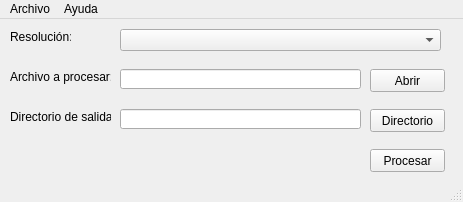
<?xml version="1.0" encoding="UTF-8"?>
<ui version="4.0">
 <class>frm_mainwindow</class>
 <widget class="QMainWindow" name="frm_mainwindow">
  <property name="windowModality">
   <enum>Qt::ApplicationModal</enum>
  </property>
  <property name="geometry">
   <rect>
    <x>0</x>
    <y>0</y>
    <width>463</width>
    <height>202</height>
   </rect>
  </property>
  <property name="windowTitle">
   <string>Rango deducción ganancias - V 2.0</string>
  </property>
  <property name="windowIcon">
   <iconset>
    <normaloff>C:/Users/jea98/Downloads/calculator-solid.svg</normaloff>C:/Users/jea98/Downloads/calculator-solid.svg</iconset>
  </property>
  <property name="tabShape">
   <enum>QTabWidget::Rounded</enum>
  </property>
  <widget class="QWidget" name="centralwidget">
   <widget class="QLabel" name="lbl_0">
    <property name="geometry">
     <rect>
      <x>10</x>
      <y>10</y>
      <width>61</width>
      <height>16</height>
     </rect>
    </property>
    <property name="text">
     <string>Resolución:</string>
    </property>
   </widget>
   <widget class="QComboBox" name="cmb_resolucion">
    <property name="geometry">
     <rect>
      <x>120</x>
      <y>10</y>
      <width>321</width>
      <height>22</height>
     </rect>
    </property>
    <property name="editable">
     <bool>false</bool>
    </property>
    <property name="placeholderText">
     <string/>
    </property>
   </widget>
   <widget class="QLabel" name="lbl_1">
    <property name="geometry">
     <rect>
      <x>10</x>
      <y>50</y>
      <width>101</width>
      <height>16</height>
     </rect>
    </property>
    <property name="frameShape">
     <enum>QFrame::NoFrame</enum>
    </property>
    <property name="text">
     <string>Archivo a procesar:</string>
    </property>
   </widget>
   <widget class="QLineEdit" name="lineEdit">
    <property name="geometry">
     <rect>
      <x>120</x>
      <y>50</y>
      <width>241</width>
      <height>20</height>
     </rect>
    </property>
   </widget>
   <widget class="QPushButton" name="btn_abrir">
    <property name="geometry">
     <rect>
      <x>370</x>
      <y>50</y>
      <width>75</width>
      <height>23</height>
     </rect>
    </property>
    <property name="text">
     <string>Abrir</string>
    </property>
   </widget>
   <widget class="QLabel" name="lbl_2">
    <property name="geometry">
     <rect>
      <x>10</x>
      <y>90</y>
      <width>101</width>
      <height>16</height>
     </rect>
    </property>
    <property name="text">
     <string>Directorio de salida:</string>
    </property>
   </widget>
   <widget class="QLineEdit" name="lineEdit_2">
    <property name="geometry">
     <rect>
      <x>120</x>
      <y>90</y>
      <width>241</width>
      <height>20</height>
     </rect>
    </property>
   </widget>
   <widget class="QPushButton" name="btn_directorio">
    <property name="geometry">
     <rect>
      <x>370</x>
      <y>90</y>
      <width>75</width>
      <height>23</height>
     </rect>
    </property>
    <property name="text">
     <string>Directorio</string>
    </property>
   </widget>
   <widget class="QPushButton" name="btn_procesar">
    <property name="geometry">
     <rect>
      <x>370</x>
      <y>130</y>
      <width>75</width>
      <height>23</height>
     </rect>
    </property>
    <property name="text">
     <string>Procesar</string>
    </property>
   </widget>
  </widget>
  <widget class="QMenuBar" name="menubar">
   <property name="geometry">
    <rect>
     <x>0</x>
     <y>0</y>
     <width>463</width>
     <height>21</height>
    </rect>
   </property>
   <widget class="QMenu" name="menuArchivo">
    <property name="title">
     <string>Archivo</string>
    </property>
    <addaction name="actionSalir"/>
   </widget>
   <widget class="QMenu" name="menuAyuda">
    <property name="title">
     <string>Ayuda</string>
    </property>
    <addaction name="actionFormato_xlsx"/>
    <addaction name="separator"/>
    <addaction name="actionAcerca_de"/>
   </widget>
   <addaction name="menuArchivo"/>
   <addaction name="menuAyuda"/>
  </widget>
  <widget class="QStatusBar" name="statusbar"/>
  <action name="actionSalir">
   <property name="icon">
    <iconset>
     <normaloff>C:/Users/jea98/Downloads/sign-out-alt-solid.svg</normaloff>C:/Users/jea98/Downloads/sign-out-alt-solid.svg</iconset>
   </property>
   <property name="text">
    <string>Salir</string>
   </property>
  </action>
  <action name="actionFormato_xlsx">
   <property name="icon">
    <iconset>
     <normaloff>C:/Users/jea98/Downloads/rss-square-solid.svg</normaloff>C:/Users/jea98/Downloads/rss-square-solid.svg</iconset>
   </property>
   <property name="text">
    <string>Formato xlsx</string>
   </property>
  </action>
  <action name="actionAcerca_de">
   <property name="icon">
    <iconset>
     <normaloff>C:/Users/jea98/Downloads/question-solid.svg</normaloff>C:/Users/jea98/Downloads/question-solid.svg</iconset>
   </property>
   <property name="text">
    <string>Acerca de...</string>
   </property>
  </action>
 </widget>
 <resources/>
 <connections/>
</ui>
